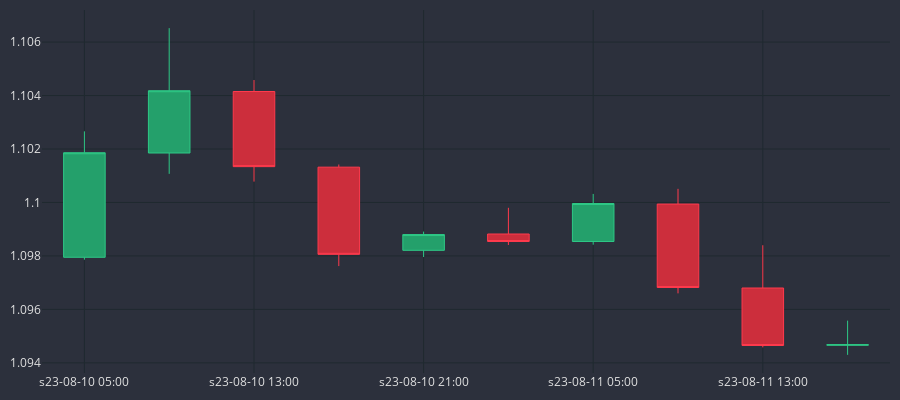

The cell this chart's notebook holds for it:
### Code cell
fig = go.Figure()
fig.add_trace(go.Candlestick(
    x = df_plot.sTime,
    open = df_plot.mid_o,
    high = df_plot.mid_h,
    low = df_plot.mid_l,
    close = df_plot.mid_c,
    line = dict(width=1), 
    opacity = 1,
    increasing_fillcolor='#24A06B',
    decreasing_fillcolor='#CC2E3C',
    increasing_line_color='#2EC886',
    decreasing_line_color='#FF3A4C',
))

fig.update_yaxes(
    gridcolor="#1f292f"
)
fig.update_xaxes(
    gridcolor="#1f292f",
    rangeslider=dict(visible=False),
    nticks=5
)

fig.update_layout(
    width = 900,
    height = 400,
    margin = dict(l=10, r=10, b=10, t=10),
    paper_bgcolor="#2c303c",
    plot_bgcolor="#2c303c",
    font=dict(size=12, color="#e1e1e1"),

)

fig.show()

### Figure 1 — Plotly figure (JSON) as saved in the notebook; plotly's stock layout.template omitted (floating-point values rounded to 4 significant figures)
{"data": [{"close": [1.102, 1.104, 1.101, 1.098, 1.099, 1.099, 1.1, 1.097, 1.095, 1.095], "decreasing": {"fillcolor": "#CC2E3C", "line": {"color": "#FF3A4C"}}, "high": [1.103, 1.107, 1.105, 1.101, 1.099, 1.1, 1.1, 1.101, 1.098, 1.096], "increasing": {"fillcolor": "#24A06B", "line": {"color": "#2EC886"}}, "line": {"width": 1}, "low": [1.098, 1.101, 1.101, 1.098, 1.098, 1.098, 1.098, 1.097, 1.095, 1.094], "opacity": 1, "open": [1.098, 1.102, 1.104, 1.101, 1.098, 1.099, 1.099, 1.1, 1.097, 1.095], "type": "candlestick", "x": ["s23-08-10 05:00", "s23-08-10 09:00", "s23-08-10 13:00", "s23-08-10 17:00", "s23-08-10 21:00", "s23-08-11 01:00", "s23-08-11 05:00", "s23-08-11 09:00", "s23-08-11 13:00", "s23-08-11 17:00"]}], "layout": {"font": {"color": "#e1e1e1", "size": 12}, "height": 400, "margin": {"b": 10, "l": 10, "r": 10, "t": 10}, "paper_bgcolor": "#2c303c", "plot_bgcolor": "#2c303c", "width": 900, "xaxis": {"gridcolor": "#1f292f", "nticks": 5, "rangeslider": {"visible": false}}, "yaxis": {"gridcolor": "#1f292f"}}}
